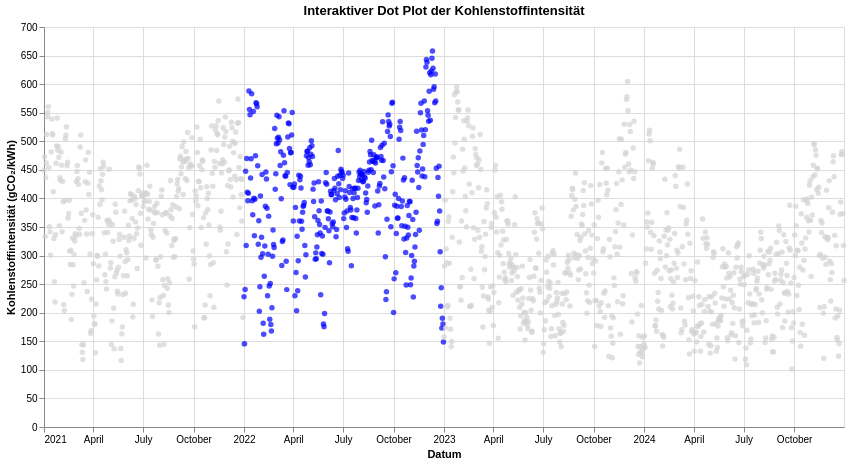

Notebook code for this chart:
### Code cell
import pandas as pd
import altair as alt

# Dateien einlesen
files = ["DE_2021_daily.csv", "DE_2022_daily.csv", "DE_2023_daily.csv", "DE_2024_daily.csv"]
df_list = [pd.read_csv(file) for file in files]

# Alle Jahre zusammenfügen
df = pd.concat(df_list, ignore_index=True)

# Datumsspalte umwandeln
df["Datetime (UTC)"] = pd.to_datetime(df["Datetime (UTC)"])
df["Year"] = df["Datetime (UTC)"].dt.year.astype(str)

# Interaktive Auswahl für das Jahr (mit selection_single)
selector = alt.param(  
    name="year_selector",
    bind=alt.binding_radio(options=["2021", "2022", "2023", "2024"], name="Jahr: "),
    value="2022"  # Standardmäßig 2022 anzeigen
)

# Dot Plot erstellen
chart = alt.Chart(df).mark_circle().encode(
    x=alt.X("Datetime (UTC):T", title="Datum"),
    y=alt.Y("Carbon Intensity gCO₂eq/kWh (direct):Q", title="Kohlenstoffintensität (gCO₂/kWh)"),
    color=alt.condition(f"year_selector == datum.Year", alt.value("blue"), alt.value("lightgray")),
    tooltip=["Datetime (UTC)", "Carbon Intensity gCO₂eq/kWh (direct)"]
).properties(
    title="Interaktiver Dot Plot der Kohlenstoffintensität",
    width=800,
    height=400
).add_params(selector)

chart

### Figure 1 — Vega-Lite specification as saved in the notebook (floating-point values rounded to 4 significant figures; data arrays with more than 128 entries replaced by an {"elided": "..."} marker saying what was removed)
{"config": {"view": {"continuousWidth": 300, "continuousHeight": 300}}, "data": {"name": "data-5dfccf1a612464bb316ad7005db180b3"}, "mark": {"type": "circle"}, "encoding": {"color": {"condition": {"test": "year_selector == datum.Year", "value": "blue"}, "value": "lightgray"}, "tooltip": [{"field": "Datetime (UTC)", "type": "temporal"}, {"field": "Carbon Intensity gCO₂eq/kWh (direct)", "type": "quantitative"}], "x": {"field": "Datetime (UTC)", "title": "Datum", "type": "temporal"}, "y": {"field": "Carbon Intensity gCO₂eq/kWh (direct)", "title": "Kohlenstoffintensität (gCO₂/kWh)", "type": "quantitative"}}, "height": 400, "params": [{"name": "year_selector", "bind": {"input": "radio", "options": ["2021", "2022", "2023", "2024"], "name": "Jahr: "}, "value": "2022"}], "title": "Interaktiver Dot Plot der Kohlenstoffintensität", "width": 800, "$schema": "https://vega.github.io/schema/vega-lite/v5.20.1.json", "datasets": {"data-5dfccf1a612464bb316ad7005db180b3": {"elided": "1461 records"}}}
